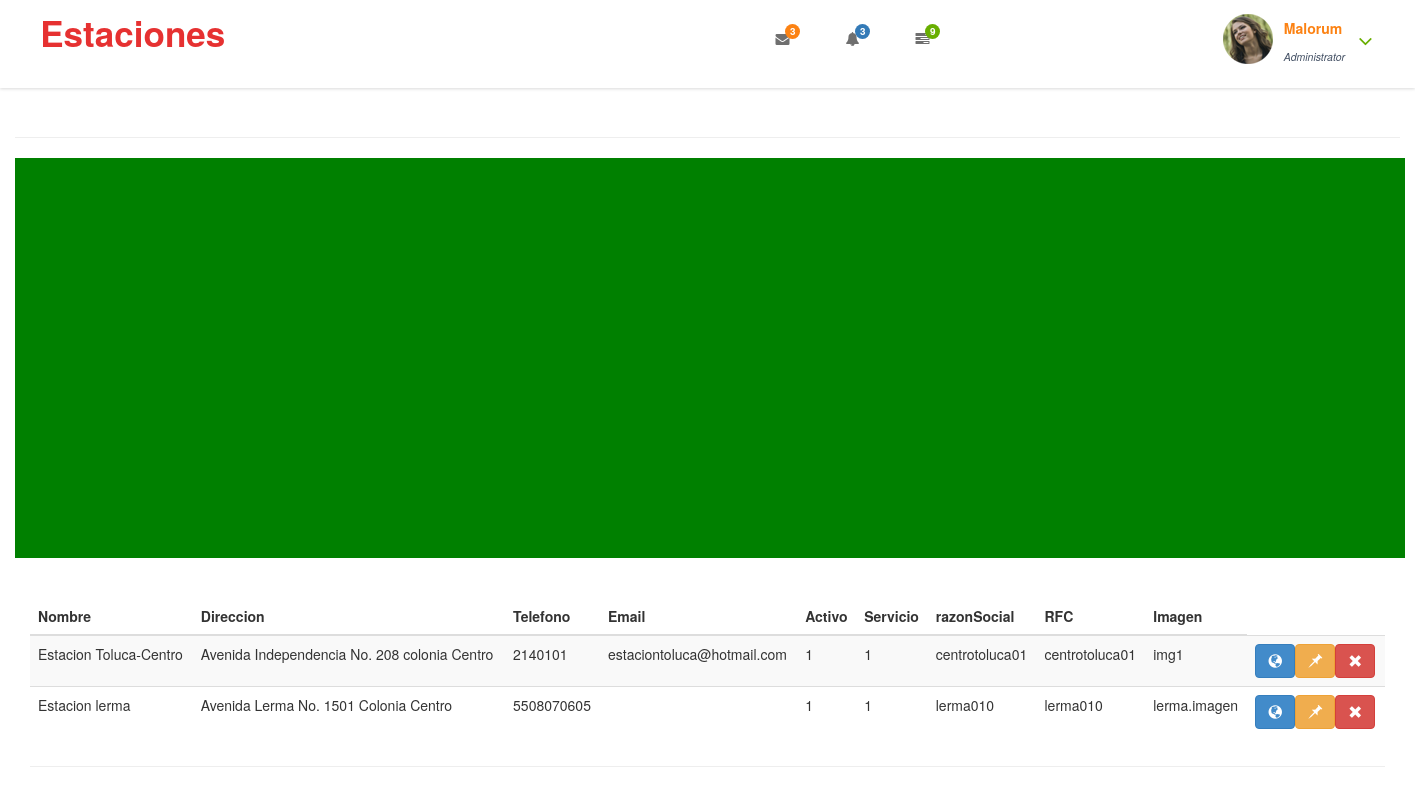
Before: /Estaciones/inicioestacion.php with the older database file.
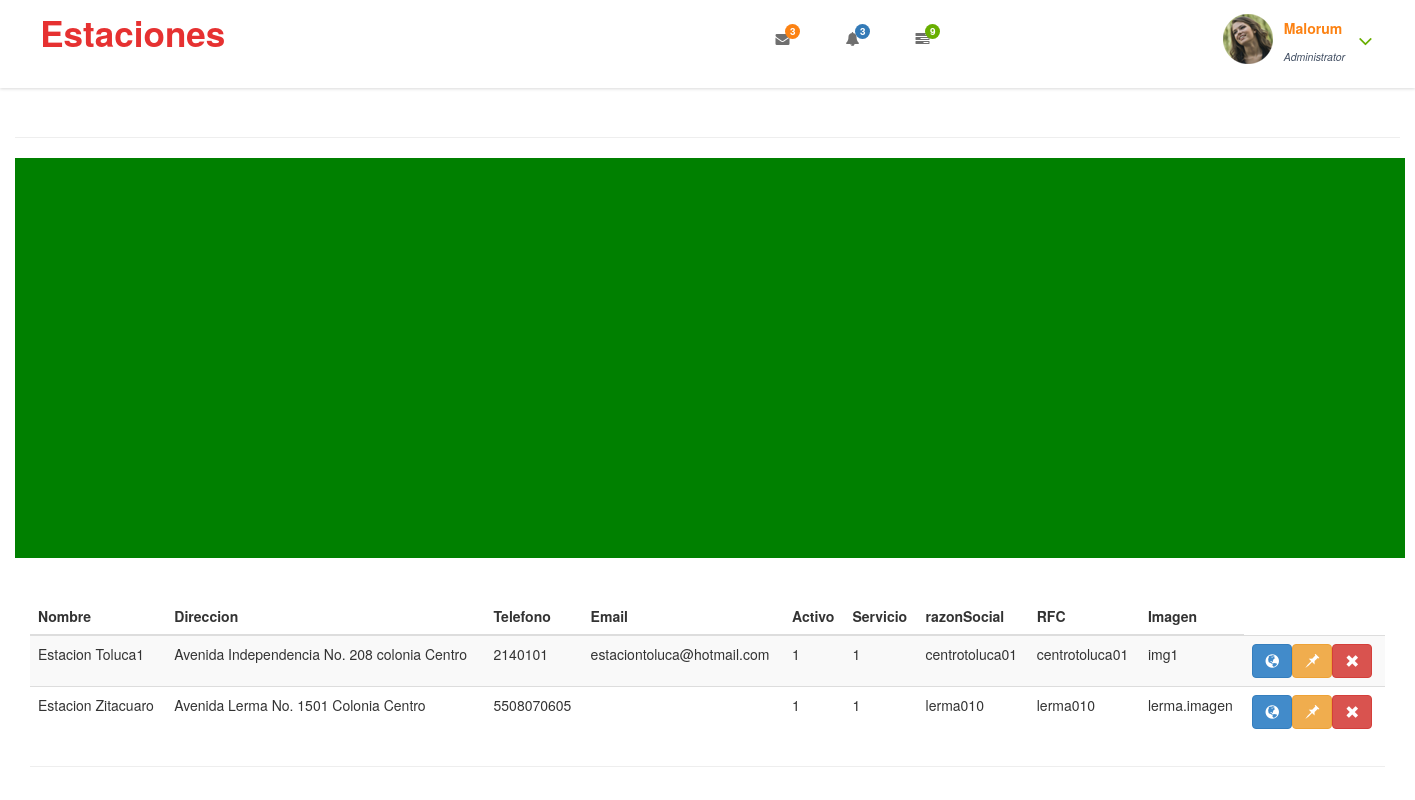
After: the same page with the newer database file.
### tables this page shows
CREATE TABLE `estacion` (
  `idestacion` int(11) NOT NULL,
  `nombre` varchar(100) NOT NULL,
  `lat` varchar(20) NOT NULL,
  `lng` varchar(20) NOT NULL,
  `direccion` varchar(500) NOT NULL,
  `telefono` varchar(50) NOT NULL,
  `email` varchar(50) DEFAULT NULL,
  `activo` tinyint(1) NOT NULL,
  `servicio` tinyint(1) NOT NULL,
  `razonsocial` varchar(100) NOT NULL,
  `rfc` varchar(100) NOT NULL,
  `imagen` varchar(50) NOT NULL
);

### Estaciones/inicioestacion.php (the view, shortened to what the changed rows need)
<!DOCTYPE HTML>
<html>
<head>
<link href="../css/bootstrap.css" rel="stylesheet" type="text/css" media="all">
<link href="../cssmapa/bootstrap.min.css" rel="stylesheet" />
<link href="../css/style.css" rel="stylesheet" type="text/css" media="all"/>
<link href="../css/font-awesome.css" rel="stylesheet">
</head>
<body>
<div class="page-container">
                <div class="header-main">
                    <div class="header-left">
                            <div class="logo-name">
                                     <a href="index.html"> <h1>Estaciones</h1>
                                  </a>
                            </div>
                         </div>
                </div>
    <div class="wrapper">
        <div class="container-fluid">
            <div class="row">
                <div class="col-md-12">
                        <div class="wrapper">
        <div class="container-fluid">
            <div class="row">
                <div class="col-md-12">
                    <div class="page-header clearfix">
                    <?php
                    require_once "config.php";
                    $sql = "SELECT * FROM estacion";
                    if($result = mysqli_query($link, $sql)){
                        if(mysqli_num_rows($result) > 0){
                            echo "<table class='table table-striped table-hover' >";
                                echo "<thead>";
                                    echo "<tr>";
                                        echo "<th>Nombre</th>";
                                        echo "<th>Direccion</th>";
                                        echo "<th>Telefono</th>";
                                        echo "<th>Email</th>";
                                        echo "<th>Activo</th>";
                                        echo "<th>Servicio</th>";
                                        echo "<th>razonSocial</th>";
                                        echo "<th>RFC</th>";
                                        echo "<th>Imagen</th>";
                                    echo "</tr>";
                                echo "</thead>";
                                echo "<tbody>";
                                while($row = mysqli_fetch_array($result)){
                                    echo "<tr>";
                                        echo "<td>" . $row['nombre'] . "</td>";
                                        echo "<td>" . $row['direccion'] . "</td>";
                                        echo "<td>" . $row['telefono'] . "</td>";
                                        echo "<td>" . $row['email'] . "</td>";
                                        echo "<td>" . $row['activo'] . "</td>";
                                        echo "<td>" . $row['servicio'] . "</td>";
                                        echo "<td>" . $row['razonsocial'] . "</td>";
                                        echo "<td>" . $row['rfc'] . "</td>";
                                        echo "<td>" . $row['imagen'] . "</td>";
                                        echo "<td>";
                                            echo "<a href='modificarestacion.php?id=".$row['idestacion']."'' title='PAGINA DE LA ESTACION AP' class='btn btn-primary btn-m'><span class='glyphicon glyphicon-globe' aria-hidden='true'></span></a>";
                                            echo "<a href='crearestacion.php?id=".$row['idestacion']."'' title='NUEVA ESTACION AP' class='btn btn-warning btn-m'><span class='glyphicon glyphicon-pushpin' aria-hidden='true'></span></a>";
                                            echo "<a href='eliminarestacion.php?id=".$row['idestacion']."'' title='ELIMINAR ESTACION AP' class='btn btn-danger btn-m'><span class='glyphicon glyphicon-remove' aria-hidden='true'></span></a>";
                                        echo "</td>";
                                    echo "</tr>";
                                }
                                echo "</tbody>";
                            echo "</table>";
                        } else{
                            echo "<p class='lead'><em>No hay ningun registro.</em></p>";
                        }
                    } else{
                        echo "ERROR: No se pudo ejecutar el SQL " . mysqli_error($link);
                    }
                    ?>
                </div>
            </div>
        </div>
    </div>
</body>
</html>
<!DOCTYPE html>
<head>
<link href="css/bootstrap.min.css" rel="stylesheet" />
      </head>
     <body>
   </body>
  </body>
</html>

Changed rows visible on the page:
changed estacion "Avenida Independencia No. 208 colonia Centro": nombre "Estacion Toluca-Centro" → "Estacion Toluca1"
changed estacion "Avenida Lerma No. 1501 Colonia Centro": nombre "Estacion lerma" → "Estacion Zitacuaro"
